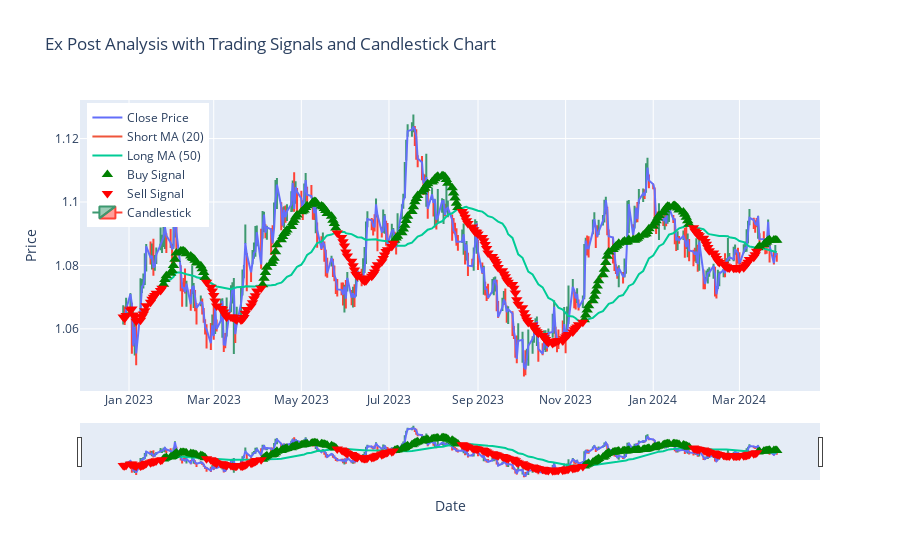

Source (notebook cell):
### Markdown cell above
candle chart

### Code cell
import yfinance as yf
import pandas as pd
import numpy as np
import plotly.graph_objs as go

# Define the currency pair
currency_pair = 'EURUSD=X'

# Get historical data for the past 3 months
historical_data = yf.download(currency_pair, start='2022-12-28', end='2024-03-28')

# Ensure 'Close' column is numeric
historical_data['Close'] = pd.to_numeric(historical_data['Close'])

# Now, you can implement the trading strategy outlined earlier using this historical data
# Calculate short-term and long-term moving averages
short_window = 20  # Short-term moving average window
long_window = 50   # Long-term moving average window

historical_data['Short_MA'] = historical_data['Close'].rolling(window=short_window, min_periods=1).mean()
historical_data['Long_MA'] = historical_data['Close'].rolling(window=long_window, min_periods=1).mean()

# Generate trading signals based on moving average crossovers
historical_data['Signal'] = np.where(historical_data['Short_MA'] > historical_data['Long_MA'], 1, -1)

# Create figure
fig = go.Figure()

# Plot close price
fig.add_trace(go.Scatter(x=historical_data.index, y=historical_data['Close'], mode='lines', name='Close Price'))

# Plot short-term and long-term moving averages
fig.add_trace(go.Scatter(x=historical_data.index, y=historical_data['Short_MA'], mode='lines', name='Short MA (20)'))
fig.add_trace(go.Scatter(x=historical_data.index, y=historical_data['Long_MA'], mode='lines', name='Long MA (50)'))

# Marking buy and sell signals
buy_signals = historical_data[historical_data['Signal'] == 1]
sell_signals = historical_data[historical_data['Signal'] == -1]

fig.add_trace(go.Scatter(x=buy_signals.index, y=buy_signals['Short_MA'], mode='markers', marker=dict(symbol='triangle-up', size=10, color='green'), name='Buy Signal'))
fig.add_trace(go.Scatter(x=sell_signals.index, y=sell_signals['Short_MA'], mode='markers', marker=dict(symbol='triangle-down', size=10, color='red'), name='Sell Signal'))

# Add candlestick chart
fig.add_trace(go.Candlestick(x=historical_data.index,
                open=historical_data['Open'],
                high=historical_data['High'],
                low=historical_data['Low'],
                close=historical_data['Close'],
                name='Candlestick'))

# Update layout
fig.update_layout(title='Ex Post Analysis with Trading Signals and Candlestick Chart', xaxis_title='Date', yaxis_title='Price', legend=dict(yanchor="top", y=0.99, xanchor="left", x=0.01))

# Show plot
fig.show()

### Figure 1 — Plotly figure (JSON) as saved in the notebook; plotly's stock layout.template omitted (floating-point values rounded to 4 significant figures; data arrays with more than 128 entries replaced by an {"elided": "..."} marker saying what was removed)
{"data": [{"mode": "lines", "name": "Close Price", "type": "scatter", "x": {"elided": "326 str values"}, "y": {"elided": "326 float values"}}, {"mode": "lines", "name": "Short MA (20)", "type": "scatter", "x": {"elided": "326 str values"}, "y": {"elided": "326 float values"}}, {"mode": "lines", "name": "Long MA (50)", "type": "scatter", "x": {"elided": "326 str values"}, "y": {"elided": "326 float values"}}, {"marker": {"color": "green", "size": 10, "symbol": "triangle-up"}, "mode": "markers", "name": "Buy Signal", "type": "scatter", "x": {"elided": "157 str values"}, "y": {"elided": "157 float values"}}, {"marker": {"color": "red", "size": 10, "symbol": "triangle-down"}, "mode": "markers", "name": "Sell Signal", "type": "scatter", "x": {"elided": "169 str values"}, "y": {"elided": "169 float values"}}, {"close": {"elided": "326 float values"}, "high": {"elided": "326 float values"}, "low": {"elided": "326 float values"}, "name": "Candlestick", "open": {"elided": "326 float values"}, "type": "candlestick", "x": {"elided": "326 str values"}}], "layout": {"legend": {"x": 0.01, "xanchor": "left", "y": 0.99, "yanchor": "top"}, "title": {"text": "Ex Post Analysis with Trading Signals and Candlestick Chart"}, "xaxis": {"title": {"text": "Date"}}, "yaxis": {"title": {"text": "Price"}}}}
